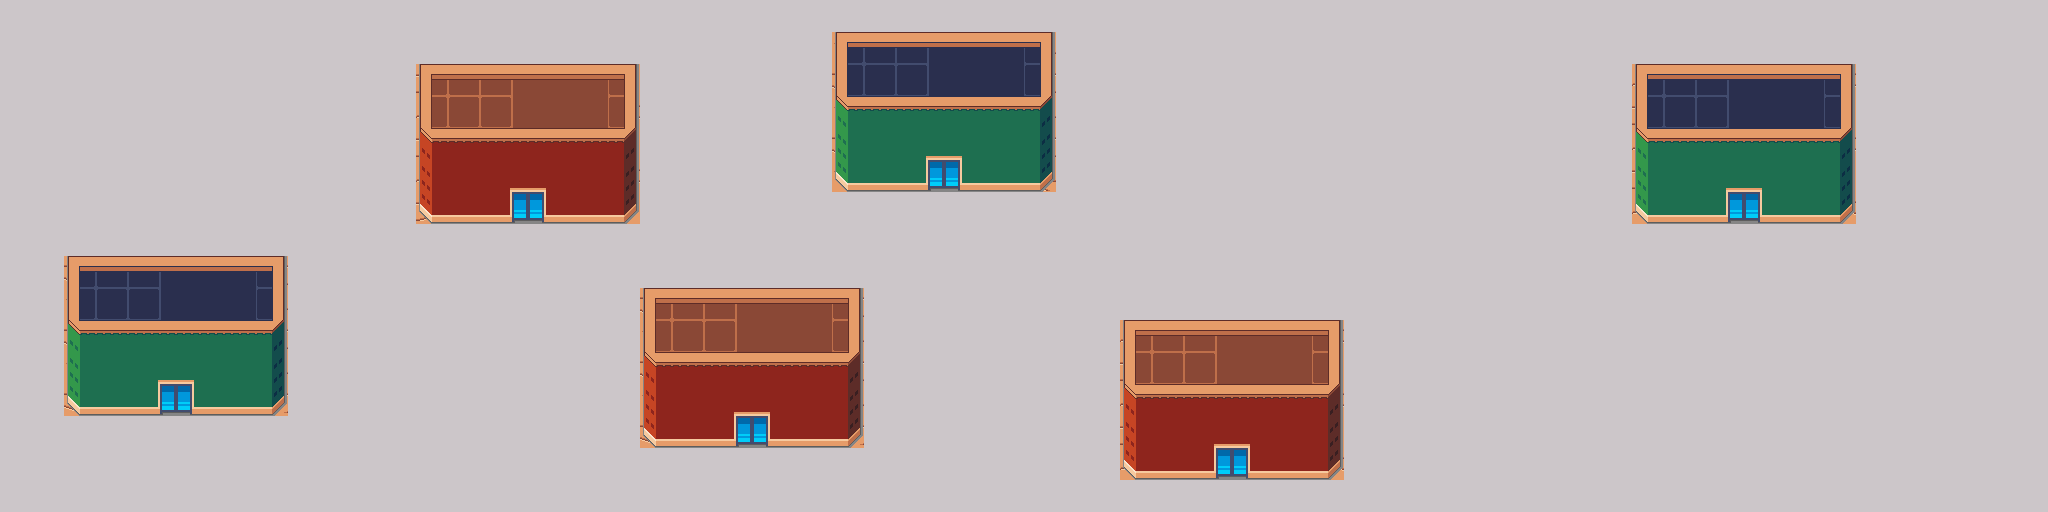

A 2D game scene composited from a Tiled map and its tileset images. What follows is a short description and the map's XML, with each tile layer's data collapsed to a summary:
An orthogonal 64x16 tile map with 32x32 px tiles, 2 tile layers (terrain, Tile Layer 2), 2 tilesets.

<map version="1.0" tiledversion="1.0.3" orientation="orthogonal" renderorder="right-down" width="64" height="16" tilewidth="32" tileheight="32" nextobjectid="1">
 <tileset firstgid="1" source="../tilesets/city_modern.tsx" />
 <tileset firstgid="301" source="../tilesets/city_modern.tsx" />
 <layer name="terrain" width="64" height="16">
  <data>[1024 cells, 1024 non-empty, 4 distinct tile ids]</data>
 </layer>
 <layer name="Tile Layer 2" width="64" height="16">
  <data>[1024 cells, 1024 non-empty, 71 distinct tile ids]</data>
 </layer>
</map>
